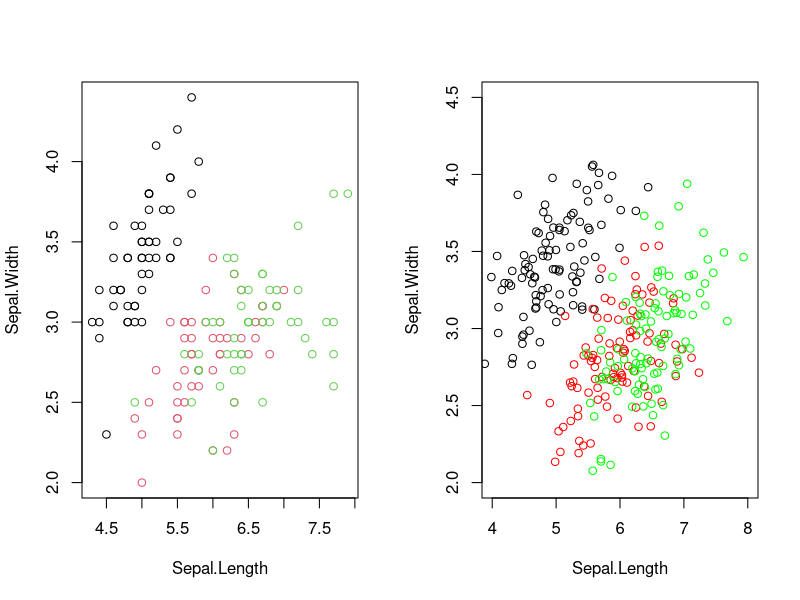

Write the R code that produced this figure. (Note: this script raises an error after producing the figure.)
library(mclust)

?em

iris

# Initialize
msEst = mstep(modelName="EEE", data = iris[,-5,drop=F], z=unmap(iris[,5]))
?mclustModelNames
?unmap
names(msEst)
msEst$modelName

# Run EM
emRun = em(modelName = msEst$modelName, data=iris[,-5], parameters=msEst$parameters)
names(emRun)
emRun$z # => how to classify results
emRun$parameters

?mclustVariance


# try sampling
library(MASS)
?mvrnorm
points1 = mvrnorm(100, mu=emRun$parameters$mean[,1], Sigma=emRun$parameters$variance$Sigma)
points2 = mvrnorm(100, mu=emRun$parameters$mean[,2], Sigma=emRun$parameters$variance$Sigma)
points3 = mvrnorm(100, mu=emRun$parameters$mean[,3], Sigma=emRun$parameters$variance$Sigma)

dim(points1)

par(mfrow=c(1,2))
plot(iris[,1:2], col=iris[,5])

plot(points1, xlim=c(4,8), ylim=c(2,4.5), col=0)
points(points1, col="black")
points(points2, col="red")
points(points3, col="green")

# But, here you have labels.  How would you initialize w/o labels?
# Random restarts to avoid local optima
# Could try above with random initializations of 'z' vector (pass in uninformative vtr to z rather than actual labels)
rdmInit = matrix(data=sample(seq(from=1, to=10), nrow(iris)*3, replace=TRUE, prob=rep.int(1/10,10)), nrow=nrow(iris), ncol=3)
for (i in 1:nrow(rdmInit)) {
	rdmInit[i,] = rdmInit[i,]/sum(rdmInit[i,])
}
rdmInit

dim(iris)
#msEst.rdmInit = mstep(modelName="EEE", data = iris[,-5], z=matrix(data=0.33, nrow=nrow(iris), ncol=3))  # gives all same means
msEst.rdmInit = mstep(modelName="EEE", data = iris[,-5], z=rdmInit)
emRun.rdmInit = em(modelName = msEst.rdmInit$modelName, data=iris[,-5], parameters=msEst.rdmInit$parameters)

emRun$parameters$mean
emRun.rdmInit$parameters$mean



# Attempting a different approach to random init
unique(iris[,5])
k = ncol(unmap(iris[,5]))

rdmInitVtr = matrix(nrow=nrow(iris), ncol=1)
for(i in 1:nrow(rdmInitVtr)) {
	rdmInitVtr[i] = sample(x=seq(from=1, by=1, to=k), size=1, prob=rep(1/k, k))
}
rdmInitVtr

rdmInitMtx = unmap(rdmInitVtr)

msEst.rdmInit2 = mstep(modelName="EEE", data=iris[,-5], z=rdmInitMtx)
emRun.rdmInit2 = em(modelName=msEst.rdmInit2$modelName, data=iris[,-5], parameters=msEst.rdmInit2$parameters)

msEst.rdmInit2 = mstep(modelName="EEE", data=iris[,1], z=rdmInitMtx)
emRun.rdmInit2 = em(modelName=msEst.rdmInit2$modelName, data=iris[,1], parameters=msEst.rdmInit2$parameters)


emRun$parameters$mean
emRun.rdmInit2$parameters$mean


# try multiple rdm inits
for(i in 1:5) {
	print(paste("Run", i, "..."))
	rdmInitVtr = matrix(nrow=nrow(iris), ncol=1)
	for(i in 1:nrow(rdmInitVtr)) {
		rdmInitVtr[i] = sample(x=seq(from=1, by=1, to=k), size=1, prob=rep(1/k, k))
	}

	rdmInitMtx = unmap(rdmInitVtr)

	msEst.rdmInit2 = mstep(modelName="EEE", data=iris[,-5], z=rdmInitMtx)
	emRun.rdmInit2 = em(modelName=msEst.rdmInit2$modelName, data=iris[,-5], 	parameters=msEst.rdmInit2$parameters)

	print(emRun.rdmInit2$parameters$mean)
}


# Sample from mixture model
k=length(unique(iris[,5]))
numSamples=1000

mixComponents = matrix(nrow=numSamples, ncol=1)
irisSamples = matrix(nrow=numSamples, ncol=ncol(iris[,-5])) 
colnames(irisSamples) = colnames(iris[,-5])

for(i in 1:numSamples) {
	mixComponents[i] = sample(x=seq(from=1, by=1, to=k), size=1, prob=emRun$pro)
	
	componentMean = emRun$parameters$mean[, mixComponents[i]]
	componentVariance = emRun$parameters$variance$Sigma
	
	irisSamples[i,] = mvrnorm(n=1, mu=componentMean, Sigma=componentVariance)
}


irisSamples[1:10,]
colMeans(irisSamples[which(mixComponents==1),])
colMeans(irisSamples[which(mixComponents==2),])
colMeans(irisSamples[which(mixComponents==3),])

# Cool, per-mixing-component params from sampled data are very close to those from gold data


# Trying EM on univariate data

#irisMtx = matrix(data=c(iris[,1], iris[,1]), ncol=2, nrow=nrow(iris))
#irisMtx = matrix(data=c(iris[,1], rep(1,nrow(iris))), ncol=2, nrow=nrow(iris))
#irisMtx[1:10,]
#dim(irisMtx)
#msEst = mstep(modelName="EEE", data = as.matrix(irisMtx), z=unmap(iris[,5]))
msEst = mstep(modelName="EEE", data = iris[,1:2,drop=FALSE], z=unmap(iris[,5]))
emRun = em(modelName=msEst$modelName, data=irisMtx, parameters=msEst$parameters)


msEst$parameters
